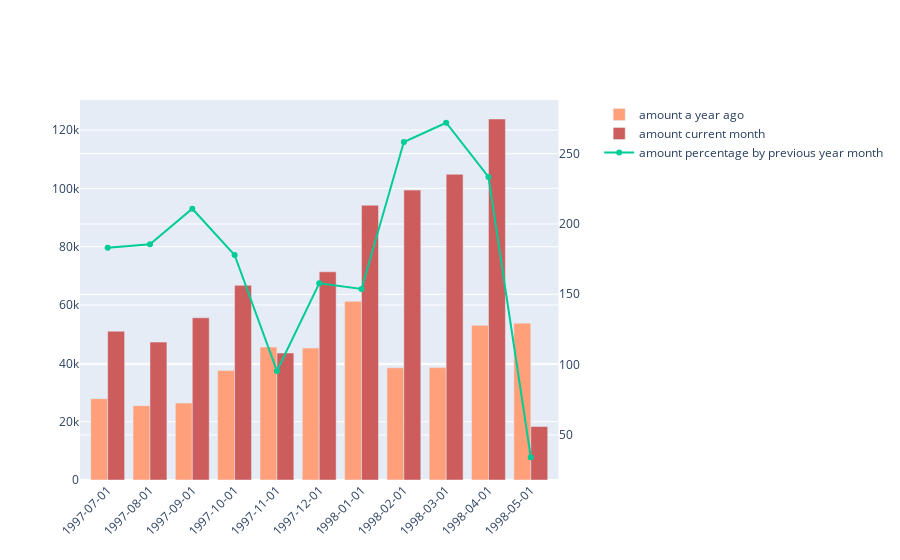

The notebook cell this image was saved under:
### Code cell
import plotly.graph_objects as go
from plotly.subplots import make_subplots

fig = make_subplots(specs=[[{'secondary_y': True}]])

fig.add_trace(
    go.Bar(
      x=df['month_date'],
      y=df['prev_year_amount'],
      name='amount a year ago',
      marker_color='lightsalmon',
    ),
    secondary_y=False
)

fig.add_trace(
    go.Bar(
      x=df['month_date'],
      y=df['curr_amount'],
      name='amount current month',
      marker_color='indianred'
    ), 
    secondary_y=False
)

fig.update_layout(barmode='group', xaxis_tickangle=-45)

fig.add_trace(
    go.Scatter(
      x=df['month_date'],
      y=df['curr_by_prev_amount'],
      name='amount percentage by previous year month',
    ),
    secondary_y=True
)

fig.update_xaxes(type='category')
fig.show()

### Figure 1 — Plotly figure (JSON) as saved in the notebook; plotly's stock layout.template omitted (floating-point values rounded to 4 significant figures)
{"data": [{"marker": {"color": "lightsalmon"}, "name": "amount a year ago", "type": "bar", "x": ["1997-07-01", "1997-08-01", "1997-09-01", "1997-10-01", "1997-11-01", "1997-12-01", "1998-01-01", "1998-02-01", "1998-03-01", "1998-04-01", "1998-05-01"], "xaxis": "x", "y": [27860.0, 25490.0, 26380.0, 37520.0, 45600.0, 45240.0, 61260.0, 38480.0, 38550.0, 53030.0, 53780.0], "yaxis": "y"}, {"marker": {"color": "indianred"}, "name": "amount current month", "type": "bar", "x": ["1997-07-01", "1997-08-01", "1997-09-01", "1997-10-01", "1997-11-01", "1997-12-01", "1998-01-01", "1998-02-01", "1998-03-01", "1998-04-01", "1998-05-01"], "xaxis": "x", "y": [51020.0, 47290.0, 55630.0, 66750.0, 43530.0, 71400.0, 94220.0, 99420.0, 104900.0, 123800.0, 18330.0], "yaxis": "y"}, {"name": "amount percentage by previous year month", "type": "scatter", "x": ["1997-07-01", "1997-08-01", "1997-09-01", "1997-10-01", "1997-11-01", "1997-12-01", "1998-01-01", "1998-02-01", "1998-03-01", "1998-04-01", "1998-05-01"], "xaxis": "x", "y": [183.1, 185.5, 210.9, 177.9, 95.47, 157.8, 153.8, 258.3, 272.0, 233.4, 34.09], "yaxis": "y2"}], "layout": {"barmode": "group", "xaxis": {"anchor": "y", "domain": [0, 0.94], "tickangle": -45, "type": "category"}, "yaxis": {"anchor": "x", "domain": [0, 1]}, "yaxis2": {"anchor": "x", "overlaying": "y", "side": "right"}}}
